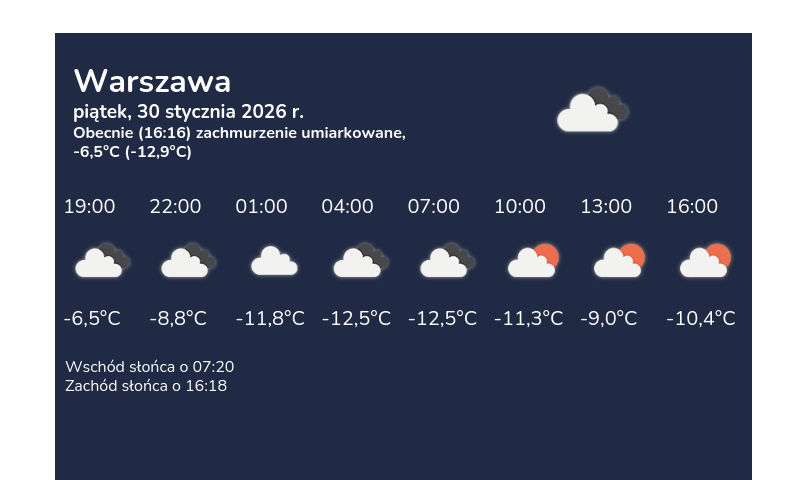
#> input picture output/pogoda_potem.png, 800 x 480 px
$ python check_frame_geometry.py
#> lines starting #> are read from the running program, lines starting #| are printed output that depends on the picture; after the words box and inside, x2 and y2 are one past the last pixel; in counts of white or black regions, pixels touching at a corner belong together
### image_prep.py
"""Przygotowanie zdjęcia do wyświetlenia na e-papierze osadzonym w ramce.

Moduł celowo nie importuje `inky`, żeby dało się go uruchomić i obejrzeć wynik
na zwykłym komputerze – patrz blok `__main__` na końcu pliku.
"""

from PIL import Image, ImageEnhance, ImageFilter, ImageOps

import config


def prepare_photo(path, panel_size=None):
    """Zwraca obraz w rozmiarze panelu, ze zdjęciem wkadrowanym w okno blendy.

    Zdjęcie jest kadrowane metodą "cover": wypełnia całe widoczne okno, a nadmiar
    zostaje obcięty – bez czarnych pasów i bez rozciągania proporcji. Obszar pod
    blendą zostaje czarny, bo i tak go nie widać.
    """
    panel_size = tuple(panel_size or config.PANEL_SIZE)
    left, top = config.BLEND_LEFT, config.BLEND_TOP

    if panel_size != tuple(config.PANEL_SIZE):
        # Inny model ekranu niż ten, na którym mierzono blendę – przeskaluj offsety,
        # żeby zdjęcie nie wyszło poza panel. Wartości i tak trzeba zmierzyć na nowo.
        sx = panel_size[0] / config.PANEL_SIZE[0]
        sy = panel_size[1] / config.PANEL_SIZE[1]
        left, top = round(left * sx), round(top * sy)
        window = (
            panel_size[0] - left - round(config.BLEND_RIGHT * sx),
            panel_size[1] - top - round(config.BLEND_BOTTOM * sy),
        )
    else:
        window = config.VISIBLE_SIZE

    image = Image.open(path)

    # Każe libjpeg zdekodować JPEG od razu w zmniejszonej skali. Bez tego zdjęcie
    # 6000x4000 zajmuje 72 MB w pamięci, a Pi Zero 2 W ma jej 512 MB.
    image.draft("RGB", window)

    # Aparat zapisuje orientację w EXIF zamiast obracać piksele.
    image = ImageOps.exif_transpose(image)
    image = image.convert("RGB")

    image = ImageOps.fit(
        image, window, method=Image.LANCZOS, centering=config.PHOTO_CENTERING
    )

    # Po tak dużej redukcji obraz jest miękki; e-papier dodatkowo zjada detal.
    radius, percent, threshold = config.PHOTO_UNSHARP
    image = image.filter(ImageFilter.UnsharpMask(radius, percent, threshold))

    if config.PHOTO_CONTRAST != 1.0:
        image = ImageEnhance.Contrast(image).enhance(config.PHOTO_CONTRAST)

    canvas = Image.new("RGB", panel_size, (0, 0, 0))
    canvas.paste(image, (left, top))
    return canvas


# [14 lines that do not run on import are left out]

### check_frame_geometry.py
"""Sprawdza, czy zdjęcia trafiają dokładnie w ten sam prostokąt co ekrany pogody.

Układ pogody jest wyklikany w CSS-ie procentowo i działa co do piksela, więc to on
jest wzorcem. Skrypt mierzy prostokąt tła na gotowym renderze pogody, porównuje go
ze stałymi BLEND_* w config.py i z tym, gdzie prepare_photo faktycznie kładzie
zdjęcie. Uruchamiaj po każdej zmianie offsetów – w CSS albo w configu.

    python check_frame_geometry.py [render_pogody.png]
"""

import sys
from pathlib import Path

from PIL import Image

import config
from image_prep import prepare_photo

BASE_DIR = Path(__file__).resolve().parent
DEFAULT_RENDER = BASE_DIR / "output" / "pogoda_potem.png"
BG = (0x20, 0x2A, 0x44)          # background-color kontenerów w static/style.css
TOLERANCE = 12                   # kompresja PNG-a bywa stratna przy skalowaniu


def measure_weather(render_path):
    """Zwraca (left, top, right, bottom, szerokość, wysokość) prostokąta tła pogody."""
    image = Image.open(render_path).convert("RGB")
    width, height = image.size
    pixels = image.load()

    def is_bg(c):
        return all(abs(c[i] - BG[i]) < TOLERANCE for i in range(3))

    xs = [x for x in range(width) if any(is_bg(pixels[x, y]) for y in range(height))]
    ys = [y for y in range(height) if any(is_bg(pixels[x, y]) for x in range(width))]
    if not xs or not ys:
        raise SystemExit(f"Nie znalazłem tła {BG} w {render_path} – zły plik?")

    return (min(xs), min(ys), width - 1 - max(xs), height - 1 - max(ys),
            max(xs) - min(xs) + 1, max(ys) - min(ys) + 1)


def measure_photo():
    """Zwraca to samo dla obszaru, w który prepare_photo wkleja zdjęcie."""
    probe = Image.new("RGB", (2000, 1400), (255, 255, 255))
    probe_path = BASE_DIR / "output" / "_probe_geometry.png"
    probe_path.parent.mkdir(parents=True, exist_ok=True)
    probe.save(probe_path)
    try:
        canvas = prepare_photo(probe_path)
    finally:
        probe_path.unlink(missing_ok=True)

    box = canvas.getbbox()          # obszar niebędący czernią blendy
    width, height = canvas.size
    return (box[0], box[1], width - box[2], height - box[3],
            box[2] - box[0], box[3] - box[1])


def main():
    # Konsola Windows domyślnie stoi na cp1252 i wywala się na polskich znakach.
    if hasattr(sys.stdout, "reconfigure"):
        sys.stdout.reconfigure(encoding="utf-8", errors="replace")

    render = Path(sys.argv[1]) if len(sys.argv) > 1 else DEFAULT_RENDER
    if not render.exists():
        raise SystemExit(f"Brak renderu pogody: {render}")

    weather = measure_weather(render)
#> in measure_weather, `xs = [x for x in range(width) if any(is_bg(pixels[x, y]) for y in rang..`: xs = 697 values from 55 to 751
#> in measure_weather, `ys = [y for y in range(height) if any(is_bg(pixels[x, y]) for x in ran..`: ys = 447 values from 33 to 479
#> weather = (55, 33, 48, 0, 697, 447)
    photo = measure_photo()
#> in measure_photo, `probe = Image.new("RGB", (2000, 1400), (255, 255, 255))`: probe: PIL image 2000x1400 RGB; every value is 255
#> in prepare_photo, `image = ImageOps.fit( image, window, method=Image.LANCZOS, centering=c..`: image: PIL image 697x447 RGB; every value is 255
#> in prepare_photo, `canvas = Image.new("RGB", panel_size, (0, 0, 0))`: canvas: PIL image 800x480 RGB; every value is 0
#> in prepare_photo, `canvas.paste(image, (left, top))`:
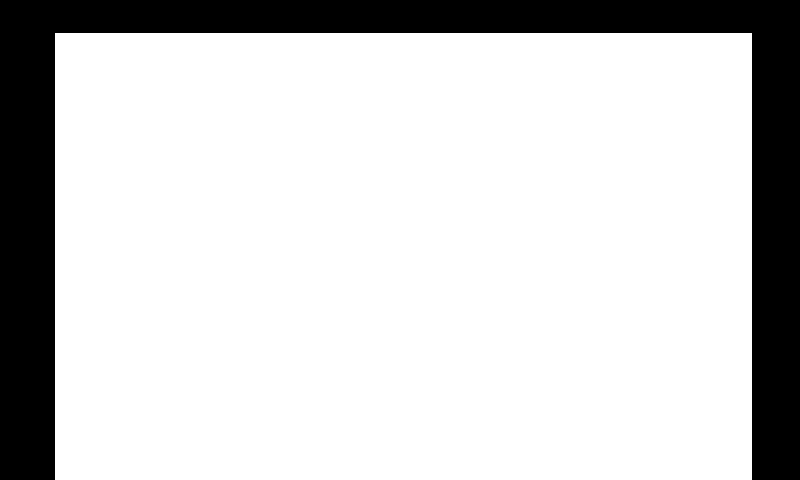
#> canvas: PIL image 800x480 RGB; 81.1% white; 1 black region, box (x1, y1, x2, y2) and area: (0, 0, 800, 480) 72441
#> in measure_photo, `box = canvas.getbbox()`: box = (55, 33, 752, 480)
#> photo = (55, 33, 48, 0, 697, 447)
    declared = (config.BLEND_LEFT, config.BLEND_TOP,
                config.BLEND_RIGHT, config.BLEND_BOTTOM,
                config.VISIBLE_SIZE[0], config.VISIBLE_SIZE[1])

    labels = ("lewo", "góra", "prawo", "dół", "szerokość", "wysokość")
    print(f"{'':11s}{'pogoda':>9s}{'config':>9s}{'zdjęcie':>9s}")
    for i, label in enumerate(labels):
        print(f"{label:11s}{weather[i]:>9d}{declared[i]:>9d}{photo[i]:>9d}")
#> this loop made 6 passes
#| lewo              55       55       55
#| góra              33       33       33
#| prawo             48       48       48
#| dół                0        0        0
#| szerokość        697      697      697
#| wysokość         447      447      447

    if weather == declared == photo:
        print("\nOK – zdjęcia trafiają w ten sam prostokąt co pogoda.")
        return 0
    print("\nROZJAZD – popraw BLEND_* w config.py albo marginesy w static/style.css.")
    return 1


if __name__ == "__main__":
    raise SystemExit(main())
#> (the program exits here)
